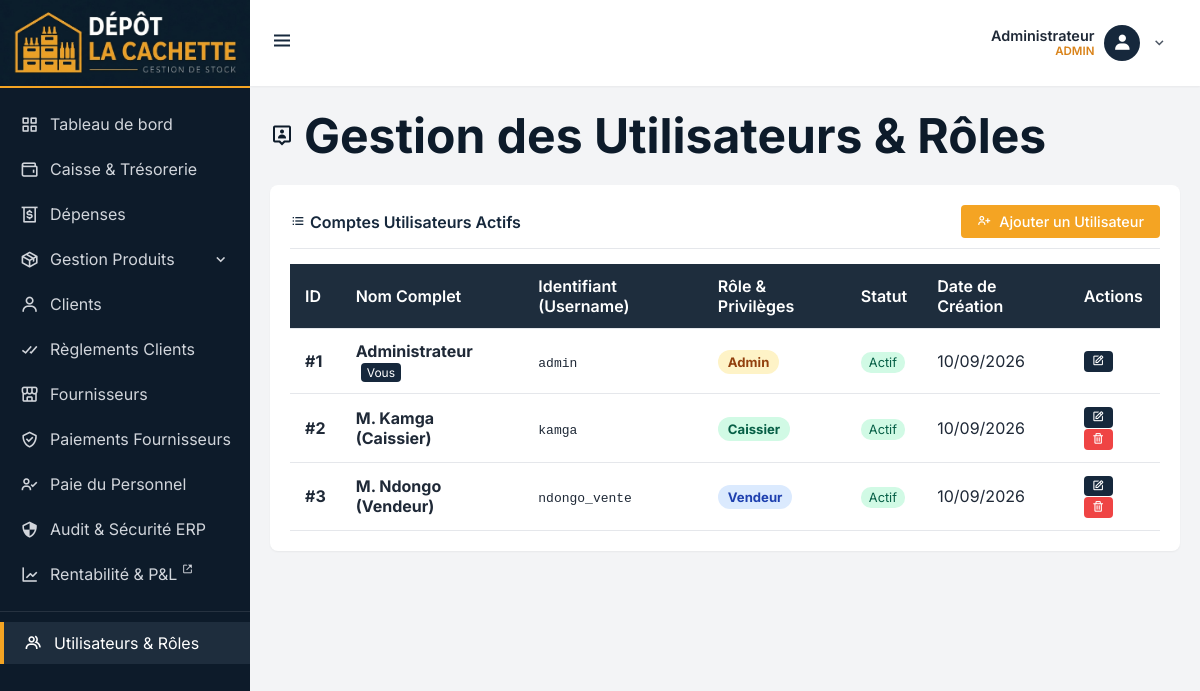
Page /public/users (signed in) on the committed database.
### tables this page shows
CREATE TABLE `users` (
    `id` INT AUTO_INCREMENT PRIMARY KEY,
    `username` VARCHAR(50) NOT NULL UNIQUE,
    `full_name` VARCHAR(100) DEFAULT NULL,
    `password_hash` VARCHAR(255) NOT NULL,
    `role` ENUM('Admin', 'Caissier', 'Vendeur') NOT NULL DEFAULT 'Vendeur',
    `is_active` TINYINT(1) NOT NULL DEFAULT 1,
    `created_at` TIMESTAMP DEFAULT CURRENT_TIMESTAMP
);

### app/Controllers/UsersController.php (called while the page is built, shortened)
<?php
class UsersController extends Controller {
    private $model;
    public function __construct() { $this->model = new UsersModel(); }
    public function index() {
        $users = $this->model->getAll();
        $this->view('pages/users/index', [
            'title' => 'Gestion des Utilisateurs & Droits',
            'active_menu' => 'users',
            'users' => $users
        ]);
    }
}

### public/index.php (called while the page is built, shortened)
<?php
spl_autoload_register(function ($class) {
    $prefix = 'App\\';
    $base_dir = APP . '/';
    $len = strlen($prefix);
    $relative_class = substr($class, $len);
    $file = $base_dir . str_replace('\\', '/', $relative_class) . '.php';
});
$router = new Router();
$router->dispatch($_SERVER['REQUEST_URI']);

### app/Core/Database.php (called while the page is built, shortened)
<?php
class Database {
    private static $instance = null;
    private $pdo;
    private function __construct() {
        $dsn = "mysql:host=" . DB_HOST . ";dbname=" . DB_NAME . ";charset=utf8mb4";
        $options = [
            PDO::ATTR_ERRMODE            => PDO::ERRMODE_EXCEPTION,
            PDO::ATTR_DEFAULT_FETCH_MODE => PDO::FETCH_ASSOC,
            PDO::ATTR_EMULATE_PREPARES   => false,
        ];
        try {
            $this->pdo = new PDO($dsn, DB_USER, DB_PASS, $options);
        } catch (PDOException $e) {
            die("Erreur de connexion à la base de données : " . $e->getMessage());
        }
    }
    public static function getInstance() {
        if (self::$instance === null) {
            self::$instance = new Database();
        }
        return self::$instance;
    }
    public function getConnection() {
        return $this->pdo;
    }
}

### app/Models/UsersModel.php (called while the page is built, shortened)
<?php
class UsersModel {
    private $db;
    public function __construct() { $this->db = Database::getInstance()->getConnection(); }
    public function getAll() {
        return $this->db->query("SELECT * FROM users ORDER BY id ASC")->fetchAll();
    }
}

### app/Views/pages/users/index.php (the view)
<div class="page-title">
    <i class='bx bx-user-pin'></i>
    <h1>Gestion des Utilisateurs & Rôles</h1>
</div>
<div class="card">
    <div class="card-header" style="display: flex; justify-content: space-between; align-items: center;">
        <span><i class='bx bx-list-ul'></i> Comptes Utilisateurs Actifs</span>
        <a href="<?= BASE_URL ?>/users/form" class="btn btn-accent"><i class='bx bx-user-plus'></i> Ajouter un Utilisateur</a>
    </div>
    <div class="table-responsive">
        <table class="table">
            <thead>
                <tr>
                    <th>ID</th>
                    <th>Nom Complet</th>
                    <th>Identifiant (Username)</th>
                    <th>Rôle & Privilèges</th>
                    <th>Statut</th>
                    <th>Date de Création</th>
                    <th>Actions</th>
                </tr>
            </thead>
            <tbody>
                <?php foreach ($users as $u): ?>
                <?php
                    $roleBadge = 'background: #E5E7EB; color: #374151;';
                    if ($u['role'] === 'Admin') $roleBadge = 'background: #FEF3C7; color: #92400E; font-weight: bold;';
                    if ($u['role'] === 'Caissier') $roleBadge = 'background: #D1FAE5; color: #065F46; font-weight: bold;';
                    if ($u['role'] === 'Vendeur') $roleBadge = 'background: #DBEAFE; color: #1E40AF; font-weight: bold;';
                ?>
                <tr>
                    <td><strong>#<?= $u['id'] ?></strong></td>
                    <td>
                        <strong><?= htmlspecialchars($u['full_name'] ?: $u['username']) ?></strong>
                        <?php if (isset($_SESSION['user']['id']) && $_SESSION['user']['id'] == $u['id']): ?>
                            <span style="font-size: 0.75rem; padding: 2px 6px; background: var(--c-navy); color: #fff; border-radius: 4px; margin-left: 5px;">Vous</span>
                        <?php endif; ?>
                    </td>
                    <td><code><?= htmlspecialchars($u['username']) ?></code></td>
                    <td>
                        <span style="padding: 4px 10px; border-radius: 12px; font-size: 0.82rem; <?= $roleBadge ?>">
                            <?= htmlspecialchars($u['role']) ?>
                        </span>
                    </td>
                    <td>
                        <?php if ($u['is_active']): ?>
                            <span style="padding: 3px 8px; border-radius: 10px; font-size: 0.8rem; background: #D1FAE5; color: #065F46;">Actif</span>
                        <?php else: ?>
                            <span style="padding: 3px 8px; border-radius: 10px; font-size: 0.8rem; background: #FEE2E2; color: #991B1B;">Désactivé</span>
                        <?php endif; ?>
                    </td>
                    <td><?= date('d/m/Y', strtotime($u['created_at'])) ?></td>
                    <td>
                        <a href="<?= BASE_URL ?>/users/form/<?= $u['id'] ?>" class="btn btn-primary" style="padding: 4px 8px; font-size: 0.8rem;" title="Modifier"><i class='bx bx-edit'></i></a>
                        <?php if ($u['id'] != 1 && (!isset($_SESSION['user']['id']) || $_SESSION['user']['id'] != $u['id'])): ?>
                            <a href="<?= BASE_URL ?>/users/delete/<?= $u['id'] ?>" class="btn btn-primary" style="padding: 4px 8px; font-size: 0.8rem; background-color: var(--c-danger);" onclick="return confirm('Voulez-vous vraiment supprimer cet utilisateur ?')" title="Supprimer"><i class='bx bx-trash'></i></a>
                        <?php endif; ?>
                    </td>
                </tr>
                <?php endforeach; ?>
            </tbody>
        </table>
    </div>
</div>

### app/Views/layout/main.php (shortened to what this page needs)
<?php
$currentUser = $_SESSION['user'] ?? ['username' => 'admin', 'full_name' => 'Administrateur', 'role' => 'Admin'];
$isProduitsActive = isset($active_menu) && in_array($active_menu, ['produits', 'achats', 'ventes', 'tournees', 'stock', 'emballages']);
$hideSidebar = !empty($hide_sidebar);
?>
<!DOCTYPE html>
<html lang="fr">
<head>
    <link rel="stylesheet" href="<?= BASE_URL ?>/assets/css/inter.css">
    <link rel="stylesheet" href="<?= BASE_URL ?>/assets/css/boxicons.min.css">
    <link rel="stylesheet" href="<?= BASE_URL ?>/assets/css/style.css">
</head>
<body>
    <div class="app-container" id="app-container" style="<?= $hideSidebar ? 'display: block;' : '' ?>">
        <?php if (!$hideSidebar): ?>
        <aside class="sidebar" id="sidebar">
            <div class="sidebar-header" style="justify-content: center;">
                <img src="<?= BASE_URL ?>/assets/img/logo.jpg" class="logo-full" alt="Logo" onerror="this.src='https://via.placeholder.com/250x60/F4A423/FFFFFF?text=LC'">
            </div>
            <ul class="sidebar-menu">
                <li>
                    <a href="<?= BASE_URL ?>/home" class="<?= (isset($active_menu) && $active_menu == 'dashboard') ? 'active' : '' ?>">
                        <i class='bx bx-grid-alt'></i>
                        <span>Tableau de bord</span>
                    </a>
                </li>
                <li>
                    <a href="<?= BASE_URL ?>/caisse" class="<?= (isset($active_menu) && $active_menu == 'caisse') ? 'active' : '' ?>">
                        <i class='bx bx-wallet'></i>
                        <span>Caisse & Trésorerie</span>
                    </a>
                </li>
                <li>
                    <a href="<?= BASE_URL ?>/depenses" class="<?= (isset($active_menu) && $active_menu == 'depenses') ? 'active' : '' ?>">
                        <i class='bx bx-money-withdraw'></i>
                        <span>Dépenses</span>
                    </a>
                </li>
                <li class="sidebar-dropdown <?= $isProduitsActive ? 'open active' : '' ?>">
                    <a href="javascript:void(0)" class="dropdown-toggle <?= $isProduitsActive ? 'active' : '' ?>" id="gestion-produits-toggle">
                        <i class='bx bx-package'></i>
                        <span>Gestion Produits</span>
                        <i class='bx bx-chevron-down arrow'></i>
                    </a>
                </li>
                <li>
                    <a href="<?= BASE_URL ?>/clients" class="<?= (isset($active_menu) && $active_menu == 'clients') ? 'active' : '' ?>">
                        <i class='bx bx-user'></i>
                        <span>Clients</span>
                    </a>
                </li>
                <li>
                    <a href="<?= BASE_URL ?>/reglements" class="<?= (isset($active_menu) && $active_menu == 'reglements') ? 'active' : '' ?>">
                        <i class='bx bx-check-double'></i>
                        <span>Règlements Clients</span>
                    </a>
                </li>
                <li>
                    <a href="<?= BASE_URL ?>/fournisseurs" class="<?= (isset($active_menu) && $active_menu == 'fournisseurs') ? 'active' : '' ?>">
                        <i class='bx bx-store-alt'></i>
                        <span>Fournisseurs</span>
                    </a>
                </li>
                <li>
                    <a href="<?= BASE_URL ?>/paiements-fournisseurs" class="<?= (isset($active_menu) && $active_menu == 'paiements_fournisseurs') ? 'active' : '' ?>">
                        <i class='bx bx-check-shield'></i>
                        <span>Paiements Fournisseurs</span>
                    </a>
                </li>
                <li>
                    <a href="<?= BASE_URL ?>/payroll" class="<?= (isset($active_menu) && $active_menu == 'payroll') ? 'active' : '' ?>">
                        <i class='bx bx-user-check'></i>
                        <span>Paie du Personnel</span>
                    </a>
                </li>
                <li>
                    <a href="<?= BASE_URL ?>/audit" class="<?= (isset($active_menu) && $active_menu == 'audit') ? 'active' : '' ?>">
                        <i class='bx bx-shield-quarter'></i>
                        <span>Audit & Sécurité ERP</span>
                    </a>
                </li>
                <li>
                    <a href="<?= BASE_URL ?>/rentabilite" target="_blank" class="<?= (isset($active_menu) && $active_menu == 'rentabilite') ? 'active' : '' ?>" title="Ouvrir la rentabilité dans un nouvel onglet">
                        <i class='bx bx-line-chart'></i>
                        <span>Rentabilité & P&L <i class='bx bx-link-external' style="font-size: 0.72rem; vertical-align: super;"></i></span>
                    </a>
                </li>
                <li style="margin-top: 15px; border-top: 1px solid rgba(255, 255, 255, 0.1); padding-top: 10px;">
                    <a href="<?= BASE_URL ?>/users" class="<?= (isset($active_menu) && $active_menu == 'users') ? 'active' : '' ?>">
                        <i class='bx bx-group'></i>
                        <span>Utilisateurs & Rôles</span>
                    </a>
                </li>
            </ul>
        </aside>
        <?php endif; ?>
        <main class="main-content" style="<?= $hideSidebar ? 'margin-left: 0; width: 100%; max-width: 1440px; margin: 0 auto; padding: 20px;' : '' ?>">
            <header class="top-header" style="<?= $hideSidebar ? 'margin-bottom: 20px; border-radius: 12px;' : '' ?>">
                <?php if ($hideSidebar): ?>
                    <div style="display: flex; align-items: center; gap: 12px;">
                        <img src="<?= BASE_URL ?>/assets/img/fav.jpg" style="height: 36px; width: 36px; border-radius: 8px;" alt="Logo" onerror="this.src='https://via.placeholder.com/36'">
                        <span style="font-weight: 800; font-size: 1.1rem; color: var(--c-navy);">Dépôt La Cachette &mdash; <span style="color: #0284C7; font-size: 0.95rem; font-weight: 700;">Rapport Exécutif de Rentabilité</span></span>
                    </div>
                <?php else: ?>
                    <button class="toggle-btn" id="sidebar-toggle">
                        <i class='bx bx-menu'></i>
                    </button>
                <?php endif; ?>
                <div class="user-dropdown-container" id="user-dropdown-container">
                    <div class="user-info" id="user-profile-trigger">
                        <div class="user-text-details">
                            <span class="user-name"><?= htmlspecialchars($currentUser['full_name'] ?: $currentUser['username']) ?></span>
                            <span class="user-role-badge"><?= htmlspecialchars($currentUser['role']) ?></span>
                        </div>
                        <div class="user-avatar-circle">
                            <i class='bx bxs-user'></i>
                        </div>
                        <i class='bx bx-chevron-down dropdown-arrow'></i>
                    </div>
                </div>
            </header>
            <div class="page-content">
                <?php
                if (isset($contentView) && file_exists($contentView)) {
                    require $contentView;
                } elseif (isset($viewFile) && file_exists($viewFile)) {
                    require $viewFile;
                }
                ?>
            </div>
        </main>
    </div>
</body>
</html>

### rows in the picture
users: full_name "Administrateur", role "ADMIN", id "1", shows "Vous", username "admin", role "Admin", is_active "Actif", created_at "10/09/2026"
users: id "2", full_name "M. Kamga (Caissier)", username "kamga", role "Caissier", is_active "Actif", created_at "10/09/2026"
users: id "3", full_name "M. Ndongo (Vendeur)", username "ndongo_vente", role "Vendeur", is_active "Actif", created_at "10/09/2026"
